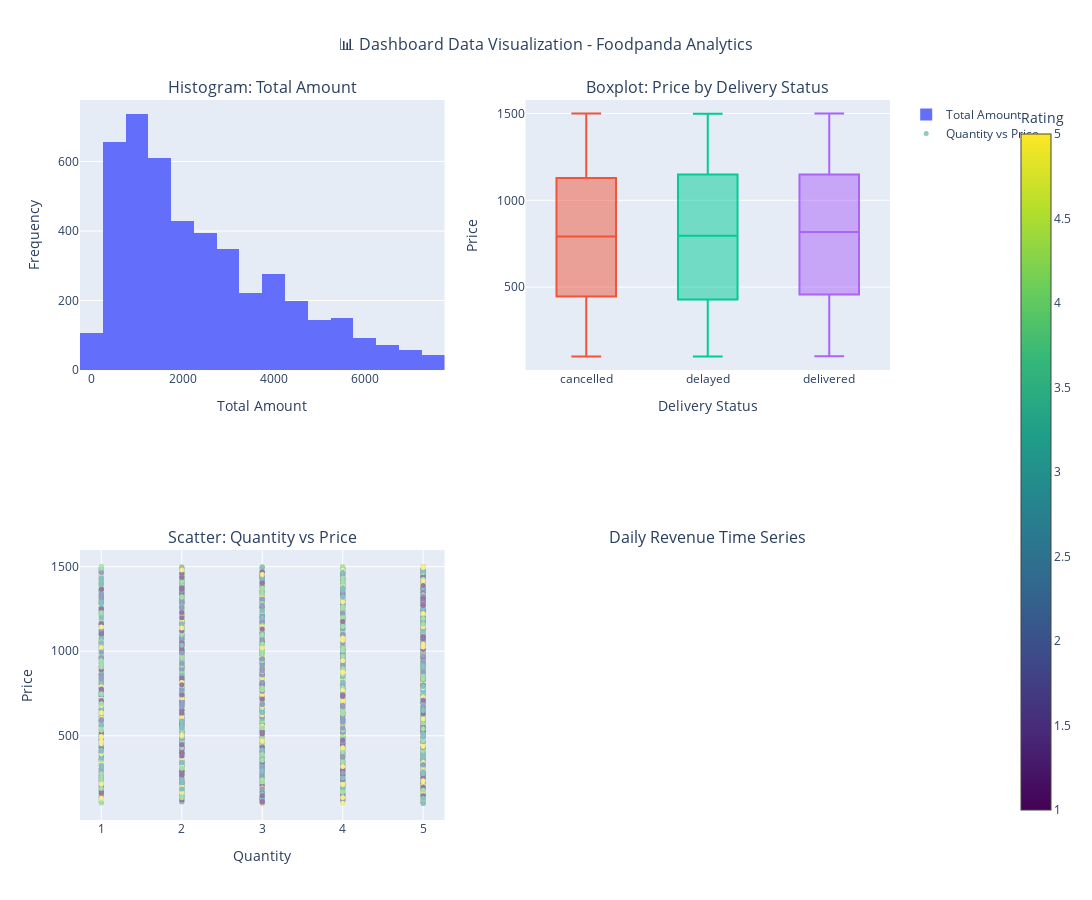

Here is the notebook cell this chart was saved with:
### Markdown cell above
# Dashboard Mini – Tổng hợp nhiều biểu đồ Plotly

### Code cell
# Dashboard Mini - Tổng hợp nhiều biểu đồ Plotly
# Đảm bảo daily_rev đã được tính
try:
    # Kiểm tra xem daily_rev đã được định nghĩa chưa
    _ = daily_rev
except NameError:
    # Tính daily_rev nếu chưa có
    if 'order_date' in df.columns and 'total_amount' in df.columns:
        df_with_dates = df[df['order_date'].notna()].copy()
        if len(df_with_dates) > 0:
            daily_rev = df_with_dates.groupby(df_with_dates['order_date'].dt.date)['total_amount'].sum()
        else:
            daily_rev = pd.Series(dtype=float)  # Empty series
    else:
        daily_rev = pd.Series(dtype=float)  # Empty series

# Kiểm tra các cột cần thiết
required_cols = ['total_amount', 'delivery_status', 'price', 'quantity', 'rating']
missing_cols = [col for col in required_cols if col not in df.columns]

if len(missing_cols) == 0:
    fig = make_subplots(rows=2, cols=2, 
                        subplot_titles=('Histogram: Total Amount', 'Boxplot: Price by Delivery Status', 
                                       'Scatter: Quantity vs Price', 'Daily Revenue Time Series'),
                        specs=[[{"secondary_y": False}, {"secondary_y": False}],
                               [{"secondary_y": False}, {"secondary_y": False}]])

    # Histogram - Total Amount (loại bỏ NaN)
    total_amount_data = df['total_amount'].dropna()
    if len(total_amount_data) > 0:
        fig.add_trace(go.Histogram(x=total_amount_data, name='Total Amount', nbinsx=30), row=1, col=1)

    # Boxplot - Price by Delivery Status
    if 'delivery_status' in df.columns and 'price' in df.columns:
        for status in df['delivery_status'].dropna().unique():
            status_data = df[(df['delivery_status']==status) & (df['price'].notna())]['price']
            if len(status_data) > 0:
                fig.add_trace(go.Box(y=status_data, name=status, showlegend=False), row=1, col=2)

    # Scatter - Quantity vs Price (loại bỏ NaN)
    scatter_df = df[df['quantity'].notna() & df['price'].notna() & df['rating'].notna()]
    if len(scatter_df) > 0:
        fig.add_trace(go.Scatter(x=scatter_df['quantity'], y=scatter_df['price'], mode='markers', 
                                 name='Quantity vs Price', opacity=0.5, 
                                 marker=dict(size=5, color=scatter_df['rating'], 
                                           colorscale='Viridis', showscale=True,
                                           colorbar=dict(title="Rating", x=1.15))), row=2, col=1)

    # Time series - Daily Revenue
    try:
        if len(daily_rev) > 0:
            fig.add_trace(go.Scatter(x=daily_rev.index.astype(str), y=daily_rev.values, mode='lines+markers', 
                                     name='Daily Revenue', line=dict(width=2)), row=2, col=2)
    except NameError:
        pass  # daily_rev chưa được tính, bỏ qua time series

    # Update axes labels
    fig.update_xaxes(title_text="Total Amount", row=1, col=1)
    fig.update_xaxes(title_text="Delivery Status", row=1, col=2)
    fig.update_xaxes(title_text="Quantity", row=2, col=1)
    fig.update_xaxes(title_text="Date", row=2, col=2)

    fig.update_yaxes(title_text="Frequency", row=1, col=1)
    fig.update_yaxes(title_text="Price", row=1, col=2)
    fig.update_yaxes(title_text="Price", row=2, col=1)
    fig.update_yaxes(title_text="Revenue", row=2, col=2)

    fig.update_layout(height=900, width=1400, 
                      title_text='📊 Dashboard Data Visualization - Foodpanda Analytics',
                      title_x=0.5, title_font_size=16)
    fig.show()
else:
    print(f"⚠️ Thiếu các cột: {missing_cols}")
    print("⚠️ Không thể tạo dashboard")

### Figure 1 — Plotly figure (JSON) as saved in the notebook; plotly's stock layout.template omitted (floating-point values rounded to 4 significant figures; data arrays with more than 128 entries replaced by an {"elided": "..."} marker saying what was removed)
{"data": [{"name": "Total Amount", "nbinsx": 30, "type": "histogram", "x": {"elided": "4533 float values"}, "xaxis": "x", "yaxis": "y"}, {"name": "cancelled", "showlegend": false, "type": "box", "xaxis": "x2", "y": {"elided": "1471 float values"}, "yaxis": "y2"}, {"name": "delayed", "showlegend": false, "type": "box", "xaxis": "x2", "y": {"elided": "1493 float values"}, "yaxis": "y2"}, {"name": "delivered", "showlegend": false, "type": "box", "xaxis": "x2", "y": {"elided": "1569 float values"}, "yaxis": "y2"}, {"marker": {"color": {"elided": "4533 int values"}, "colorbar": {"title": {"text": "Rating"}, "x": 1.15}, "colorscale": [[0, "#440154"], [0.1111, "#482878"], [0.2222, "#3e4989"], [0.3333, "#31688e"], [0.4444, "#26828e"], [0.5556, "#1f9e89"], [0.6667, "#35b779"], [0.7778, "#6ece58"], [0.8889, "#b5de2b"], [1, "#fde725"]], "showscale": true, "size": 5}, "mode": "markers", "name": "Quantity vs Price", "opacity": 0.5, "type": "scatter", "x": {"elided": "4533 int values"}, "xaxis": "x3", "y": {"elided": "4533 float values"}, "yaxis": "y3"}], "layout": {"annotations": [{"font": {"size": 16}, "showarrow": false, "text": "Histogram: Total Amount", "x": 0.225, "xanchor": "center", "xref": "paper", "y": 1, "yanchor": "bottom", "yref": "paper"}, {"font": {"size": 16}, "showarrow": false, "text": "Boxplot: Price by Delivery Status", "x": 0.775, "xanchor": "center", "xref": "paper", "y": 1, "yanchor": "bottom", "yref": "paper"}, {"font": {"size": 16}, "showarrow": false, "text": "Scatter: Quantity vs Price", "x": 0.225, "xanchor": "center", "xref": "paper", "y": 0.375, "yanchor": "bottom", "yref": "paper"}, {"font": {"size": 16}, "showarrow": false, "text": "Daily Revenue Time Series", "x": 0.775, "xanchor": "center", "xref": "paper", "y": 0.375, "yanchor": "bottom", "yref": "paper"}], "height": 900, "title": {"font": {"size": 16}, "text": "📊 Dashboard Data Visualization - Foodpanda Analytics", "x": 0.5}, "width": 1400, "xaxis": {"anchor": "y", "domain": [0, 0.45], "title": {"text": "Total Amount"}}, "xaxis2": {"anchor": "y2", "domain": [0.55, 1], "title": {"text": "Delivery Status"}}, "xaxis3": {"anchor": "y3", "domain": [0, 0.45], "title": {"text": "Quantity"}}, "xaxis4": {"anchor": "y4", "domain": [0.55, 1], "title": {"text": "Date"}}, "yaxis": {"anchor": "x", "domain": [0.625, 1], "title": {"text": "Frequency"}}, "yaxis2": {"anchor": "x2", "domain": [0.625, 1], "title": {"text": "Price"}}, "yaxis3": {"anchor": "x3", "domain": [0, 0.375], "title": {"text": "Price"}}, "yaxis4": {"anchor": "x4", "domain": [0, 0.375], "title": {"text": "Revenue"}}}}
